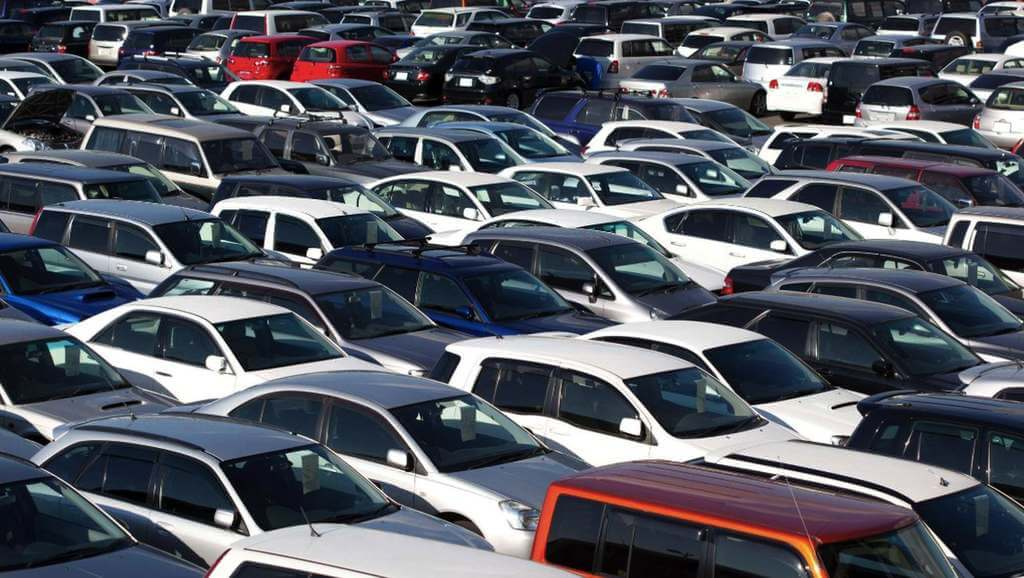
#> input picture car.jpeg, 1024 x 578 px
$ python teste_logo.py
#> lines starting #> are read from the running program, lines starting #| are printed output that depends on the picture; after the words box and inside, x2 and y2 are one past the last pixel; in counts of white or black regions, pixels touching at a corner belong together
import cv2

imagem = cv2.imread('car.jpeg')
#> imagem is the input picture: shape (578, 1024, 3); mean B, G, R 97.6, 88.2, 84.4

classificador = cv2.CascadeClassifier('cars.xml')
imagemcinza = cv2.cvtColor(imagem, cv2.COLOR_BGR2GRAY)
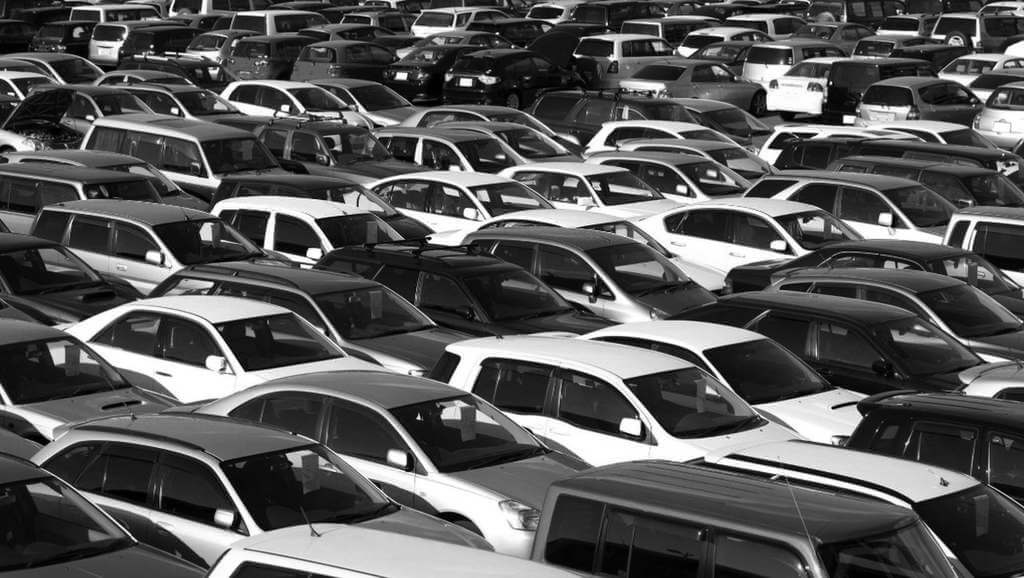
#> imagemcinza: shape (578, 1024); min 0, max 255, mean 88.2

deteccoes = classificador.detectMultiScale(imagemcinza)
#> deteccoes = [[176, 272, 32, 32], [676, 114, 33, 33], [444, 89, 48, 48], [596, 174, 44, 44], [255, 36, 46, 46], [212, 498, 50, 50], [743, 154, 54, 54], [138, 180, 78, 78]]

for (x, y, l, a) in deteccoes:
    cv2.rectangle(imagem, (x, y), (x + l, y + a), (0,255,0), 2)
#> this loop made 8 passes
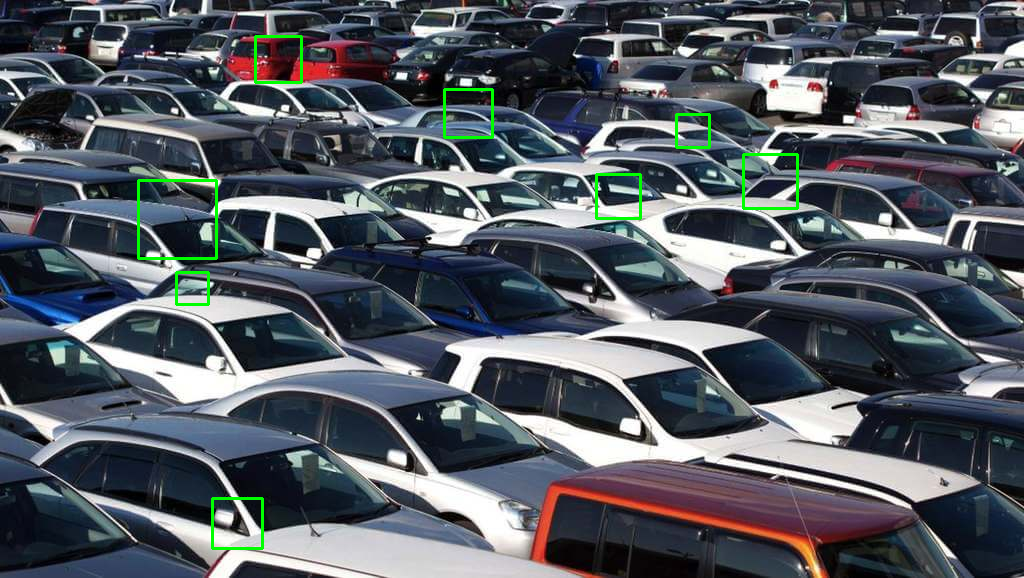
#> imagem: shape (578, 1024, 3); 0.78% of pixels changed, all inside (x1, y1, x2, y2) = (137, 35, 799, 550)

cv2.imshow('Detector de logos', imagem)
cv2.waitKey(0)
cv2.destroyAllWindows()
